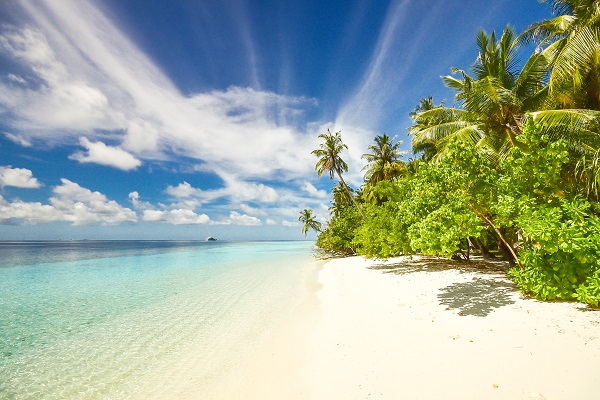
#> input picture input/beach.jpg, 600 x 400 px
$ python contours.py --image input/beach.jpg   (older library calls are emulated)
#> lines starting #> are read from the running program, lines starting #| are printed output that depends on the picture; after the words box and inside, x2 and y2 are one past the last pixel; in counts of white or black regions, pixels touching at a corner belong together
import numpy as np
import argparse
import cv2

ap = argparse.ArgumentParser()
ap.add_argument("-i", "--image", required = True, help = "Path to the image")
args = vars(ap.parse_args())

image = cv2.imread(args["image"])
#> image is the input picture: shape (400, 600, 3); mean B, G, R 159.9, 174.7, 158.8
gray = cv2.cvtColor(image, cv2.COLOR_BGR2GRAY)
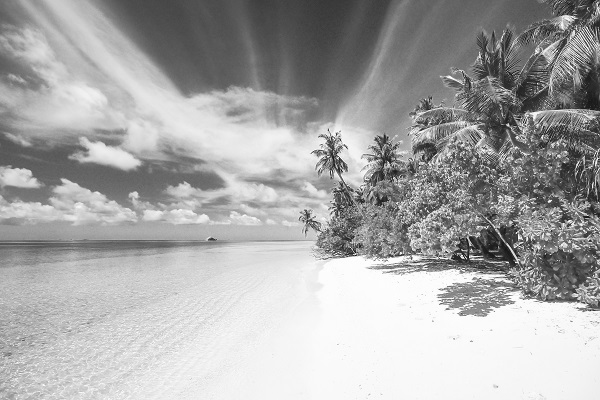
#> gray: shape (400, 600); min 5, max 255, mean 168.3
blurred = cv2.GaussianBlur(gray, (11, 11), 0)
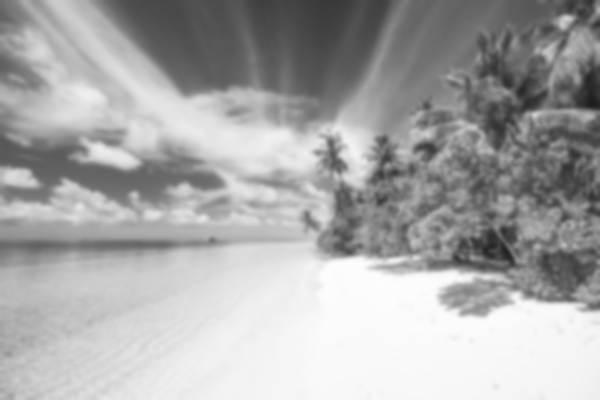
#> blurred: shape (400, 600); min 29, max 253, mean 168.3
cv2.imshow("Blurred", image)

canny = cv2.Canny(blurred, 30, 150)
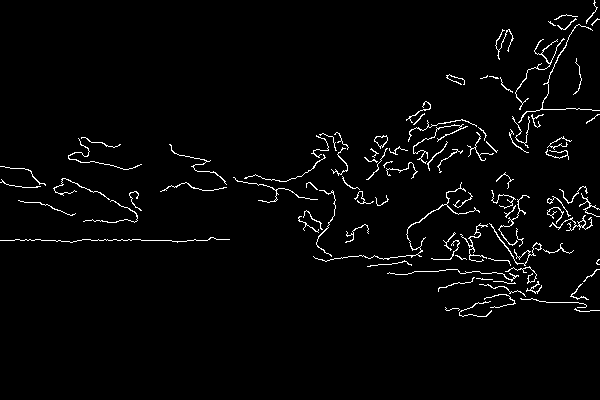
#> canny: shape (400, 600); 2.6% white in thin lines or dots, all inside (x1, y1, x2, y2) = (0, 0, 600, 317)
cv2.imshow("Edged", canny)

# cv2.findCountours - find contours of the outlines
# _, cnts, _ - our image after applying contour detection, the contours themselves,
# the hierarchy of the contours
# edged.copy() - edged image
# cv2.RETR_EXTERNAL - retrives only the outermost contours (that follows the outline)
# cv2.RETR_LIST - grab all contours
# other methods include hierarchical contours - cv2.RETR_COMP, cv2.RETR_TREE
# cv2.CHAIN_APPROX_SIMPLE - method to approximate the contour; compress horizontal, vertical
# and diagonal segments into their end-points only
#> (the run stopped early here; a loop or call above may not have finished)

$ run again, on input/rhino.jpg
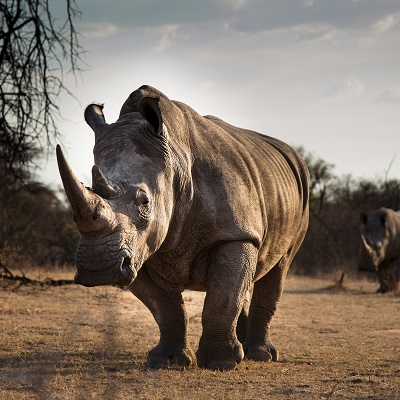
#> input picture input/rhino.jpg, 400 x 400 px
#> image is the input picture: shape (400, 400, 3); mean B, G, R 101.6, 114.3, 128.2
#> `blurred = cv2.GaussianBlur(gray, (11, 11), 0)`:
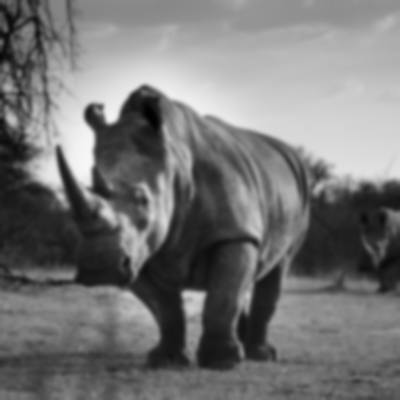
#> blurred: shape (400, 400); min 0, max 247, mean 117
#> `canny = cv2.Canny(blurred, 30, 150)`:
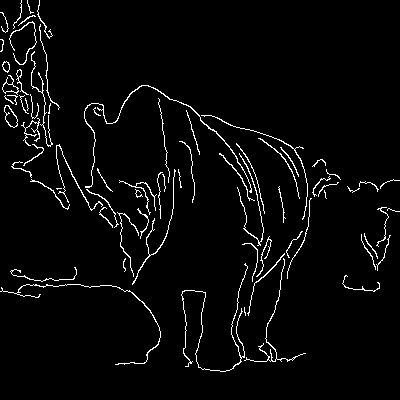
#> canny: shape (400, 400); 3.5% white in thin lines or dots
